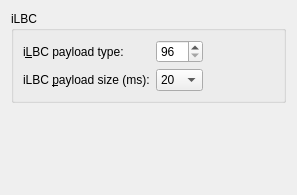
         <widget class="QWidget" name="tabIlbc">
          <attribute name="title">
           <string>&amp;iLBC</string>
          </attribute>
          <layout class="QVBoxLayout">
           <item>
            <widget class="QGroupBox" name="ilbcGroupBox">
             <property name="title">
              <string>iLBC</string>
             </property>
             <layout class="QHBoxLayout">
              <item>
               <layout class="QVBoxLayout">
                <item>
                 <widget class="QLabel" name="ilbcPayloadTextLabel">
                  <property name="text">
                   <string>i&amp;LBC payload type:</string>
                  </property>
                  <property name="wordWrap">
                   <bool>false</bool>
                  </property>
                  <property name="buddy">
                   <cstring>ilbcPayloadSpinBox</cstring>
                  </property>
                 </widget>
                </item>
                <item>
                 <widget class="QLabel" name="ilbcPayloadSizeTextLabel">
                  <property name="text">
                   <string>iLBC &amp;payload size (ms):</string>
                  </property>
                  <property name="wordWrap">
                   <bool>false</bool>
                  </property>
                  <property name="buddy">
                   <cstring>ilbcPayloadSizeComboBox</cstring>
                  </property>
                 </widget>
                </item>
               </layout>
              </item>
              <item>
               <layout class="QVBoxLayout">
                <item>
                 <widget class="QSpinBox" name="ilbcPayloadSpinBox">
                  <property name="whatsThis">
                   <string>The dynamic type value (96 or higher) to be used for iLBC.</string>
                  </property>
                  <property name="minimum">
                   <number>96</number>
                  </property>
                  <property name="maximum">
                   <number>127</number>
                  </property>
                 </widget>
                </item>
                <item>
                 <widget class="QComboBox" name="ilbcPayloadSizeComboBox">
                  <property name="whatsThis">
                   <string>The preferred payload size for iLBC.</string>
                  </property>
                  <item>
                   <property name="text">
                    <string>20</string>
                   </property>
                  </item>
                  <item>
                   <property name="text">
                    <string>30</string>
                   </property>
                  </item>
                 </widget>
                </item>
               </layout>
              </item>
              <item>
               <spacer>
                <property name="orientation">
                 <enum>Qt::Horizontal</enum>
                </property>
                <property name="sizeType">
                 <enum>QSizePolicy::Expanding</enum>
                </property>
                <property name="sizeHint" stdset="0">
                 <size>
                  <width>71</width>
                  <height>20</height>
                 </size>
                </property>
               </spacer>
              </item>
             </layout>
            </widget>
           </item>
           <item>
            <spacer>
             <property name="orientation">
              <enum>Qt::Vertical</enum>
             </property>
             <property name="sizeType">
              <enum>QSizePolicy::Expanding</enum>
             </property>
             <property name="sizeHint" stdset="0">
              <size>
               <width>20</width>
               <height>81</height>
              </size>
             </property>
            </spacer>
           </item>
          </layout>
         </widget>
